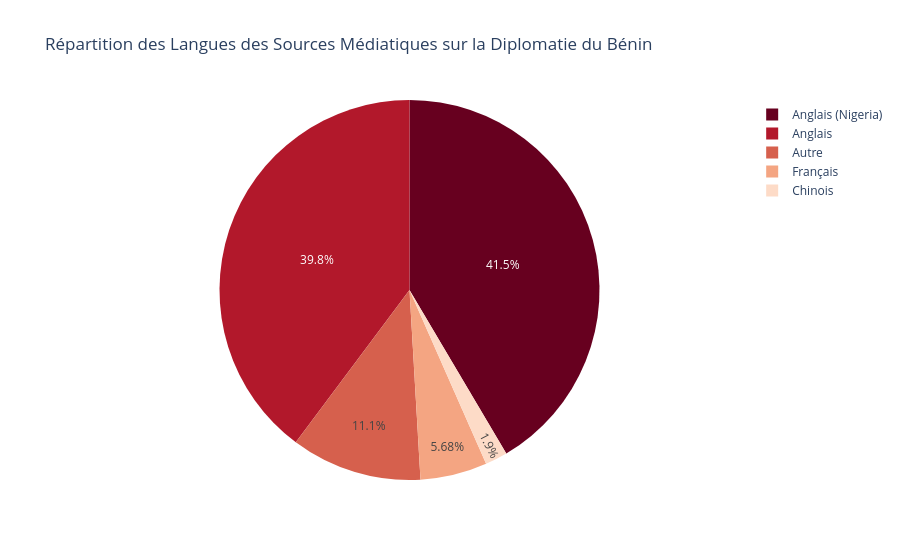

The notebook cell this image was saved under:
### Markdown cell above
### Le "Plus" : Camembert des Langues des Sources Médiatiques

Pour évaluer la diversité de la couverture médiatique du Bénin au-delà du français, nous analysons la répartition des langues des articles. Cette section estime la langue d'une source en se basant sur les Top-Level Domains (TLD) des URL ou des mots-clés courants, et présente un camembert de cette répartition. Il est important de noter que cette méthode est une **approximation** et ne garantit pas une identification linguistique parfaite.

### Code cell
# Inférence de la langue à partir de SOURCEURL (approximation)

def infer_language(url):
    if pd.isna(url): # Handle potential NaN values explicitly
        return 'Unknown' # Return 'Unknown' for missing URLs
    url_lower = str(url).lower() # Ensure it's a string before lower()

    # Prioritize country-specific or common language indicators
    if '.fr' in url_lower or 'france' in url_lower or 'afrique' in url_lower or '.sn' in url_lower or '.ci' in url_lower or '.bj' in url_lower: # Added .bj for Benin
        return 'Français'
    elif '.cn' in url_lower or 'china' in url_lower or 'chinese' in url_lower:
        return 'Chinois'
    elif '.ng' in url_lower or 'nigeria' in url_lower:
        return 'Anglais (Nigeria)'
    elif '.us' in url_lower or '.uk' in url_lower or '.org' in url_lower or '.net' in url_lower or 'news' in url_lower or 'global' in url_lower:
        return 'Anglais'
    elif '.ae' in url_lower or 'arab' in url_lower or 'emirates' in url_lower:
        return 'Arabe/Anglais (Émirats)'
    # Fallback for generic .com if not caught by more specific English checks
    elif '.com' in url_lower:
        return 'Anglais'
    return 'Autre'

# Appliquer l'inférence de langue à toutes les SOURCEURL du DataFrame original (pour une vue plus large)
df_diplomacy['Source_Language'] = df_diplomacy['SOURCEURL'].apply(infer_language)

# --- DEBUGGING PRINTS ---
print("df_diplomacy['SOURCEURL'].head():\n", df_diplomacy['SOURCEURL'].head())
print("\ndf_diplomacy['Source_Language'].value_counts():\n", df_diplomacy['Source_Language'].value_counts())
# --- END DEBUGGING PRINTS ---

# Compter la répartition des langues
language_counts = df_diplomacy['Source_Language'].value_counts().reset_index()
language_counts.columns = ['Langue', 'Nombre d\'articles']

# Création du camembert
if not language_counts.empty: # Only attempt to plot if there's data
    fig_lang_pie = px.pie(language_counts,
                          names='Langue',
                          values='Nombre d\'articles',
                          title='Répartition des Langues des Sources Médiatiques sur la Diplomatie du Bénin',
                          color_discrete_sequence=px.colors.sequential.RdBu)

    fig_lang_pie.show()
else:
    print("\nLe DataFrame 'language_counts' est vide, le camembert ne peut pas être généré.")

print("Note: L'identification des langues est une approximation basée sur les TLD et mots-clés dans les URL.")

### Figure 1 — Plotly figure (JSON) as saved in the notebook; plotly's stock layout.template omitted (floating-point values rounded to 4 significant figures)
{"data": [{"domain": {"x": [0, 1], "y": [0, 1]}, "hovertemplate": "Langue=%{label}<br>Nombre d'articles=%{value}<extra></extra>", "labels": ["Anglais (Nigeria)", "Anglais", "Autre", "Français", "Chinois"], "legendgroup": "", "name": "", "showlegend": true, "values": [4409, 4228, 1183, 604, 202], "type": "pie"}], "layout": {"legend": {"tracegroupgap": 0}, "title": {"text": "Répartition des Langues des Sources Médiatiques sur la Diplomatie du Bénin"}, "piecolorway": ["rgb(103,0,31)", "rgb(178,24,43)", "rgb(214,96,77)", "rgb(244,165,130)", "rgb(253,219,199)", "rgb(247,247,247)", "rgb(209,229,240)", "rgb(146,197,222)", "rgb(67,147,195)", "rgb(33,102,172)", "rgb(5,48,97)"]}}
